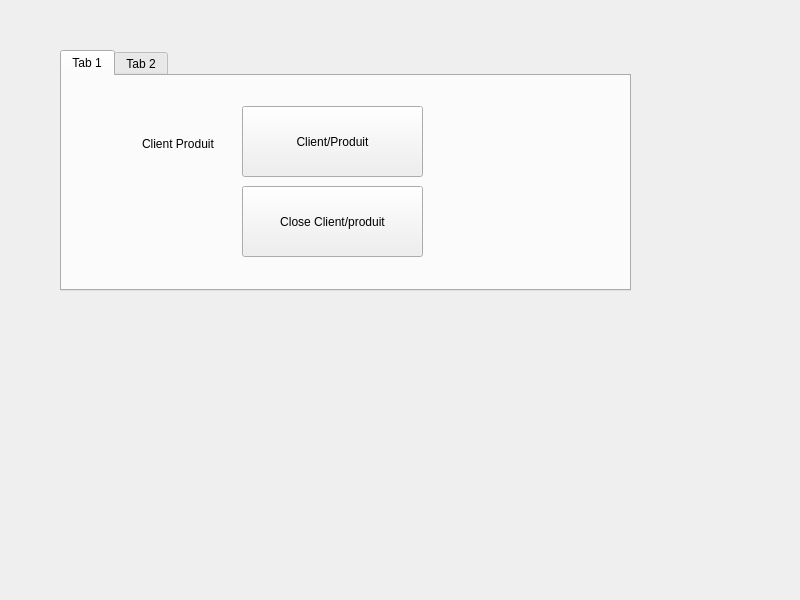
<?xml version="1.0" encoding="UTF-8"?>
<ui version="4.0">
 <class>MainWindow</class>
 <widget class="QMainWindow" name="MainWindow">
  <property name="geometry">
   <rect>
    <x>0</x>
    <y>0</y>
    <width>800</width>
    <height>600</height>
   </rect>
  </property>
  <property name="windowTitle">
   <string>ThePieChart</string>
  </property>
  <widget class="QWidget" name="widget">
   <widget class="QTabWidget" name="tabWidget">
    <property name="geometry">
     <rect>
      <x>60</x>
      <y>50</y>
      <width>571</width>
      <height>241</height>
     </rect>
    </property>
    <property name="currentIndex">
     <number>0</number>
    </property>
    <widget class="QWidget" name="tab">
     <attribute name="title">
      <string>Tab 1</string>
     </attribute>
     <widget class="QLabel" name="label">
      <property name="geometry">
       <rect>
        <x>80</x>
        <y>60</y>
        <width>101</width>
        <height>16</height>
       </rect>
      </property>
      <property name="text">
       <string>Client Produit</string>
      </property>
     </widget>
     <widget class="QPushButton" name="Clientproduit">
      <property name="geometry">
       <rect>
        <x>180</x>
        <y>30</y>
        <width>181</width>
        <height>71</height>
       </rect>
      </property>
      <property name="text">
       <string>Client/Produit</string>
      </property>
     </widget>
     <widget class="QPushButton" name="Clientproduit_2">
      <property name="geometry">
       <rect>
        <x>180</x>
        <y>110</y>
        <width>181</width>
        <height>71</height>
       </rect>
      </property>
      <property name="text">
       <string>Close Client/produit</string>
      </property>
     </widget>
     <zorder>Clientproduit</zorder>
     <zorder>label</zorder>
     <zorder>Clientproduit_2</zorder>
    </widget>
    <widget class="QWidget" name="tab_2">
     <attribute name="title">
      <string>Tab 2</string>
     </attribute>
    </widget>
   </widget>
  </widget>
  <widget class="QMenuBar" name="menubar">
   <property name="geometry">
    <rect>
     <x>0</x>
     <y>0</y>
     <width>800</width>
     <height>21</height>
    </rect>
   </property>
  </widget>
 </widget>
 <resources/>
 <connections/>
</ui>
